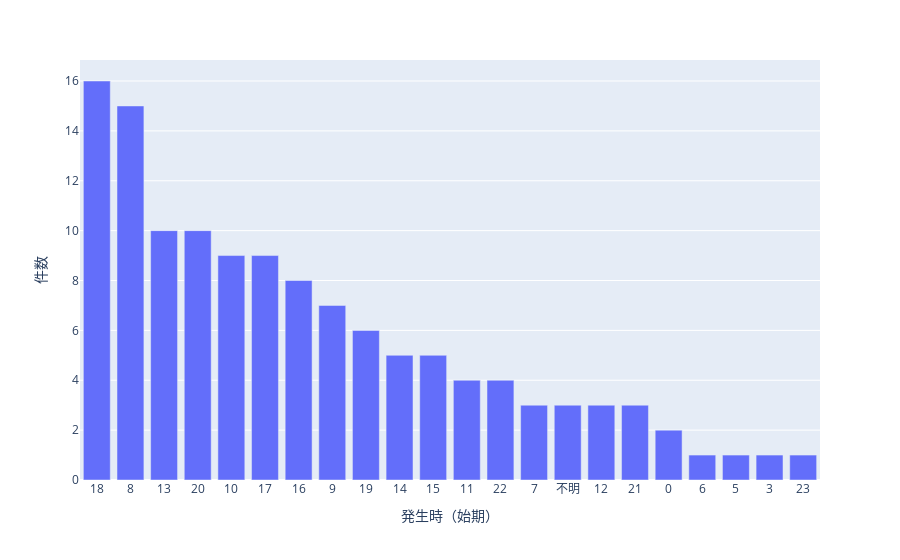

Here is the notebook cell this chart was saved with:
### Markdown cell above
#### データフレームをチャートで表す

### Code cell
fig = px.bar(time,x='発生時（始期）',y='件数')
fig.show()

### Figure 1 — Plotly figure (JSON) as saved in the notebook; plotly's stock layout.template omitted (floating-point values rounded to 4 significant figures)
{"data": [{"alignmentgroup": "True", "hovertemplate": "発生時（始期）=%{x}<br>件数=%{y}<extra></extra>", "legendgroup": "", "marker": {"color": "#636efa", "pattern": {"shape": ""}}, "name": "", "offsetgroup": "", "orientation": "v", "showlegend": false, "textposition": "auto", "type": "bar", "x": ["18", "8", "13", "20", "10", "17", "16", "9", "19", "14", "15", "11", "22", "7", "不明", "12", "21", "0", "6", "5", "3", "23"], "xaxis": "x", "y": [16, 15, 10, 10, 9, 9, 8, 7, 6, 5, 5, 4, 4, 3, 3, 3, 3, 2, 1, 1, 1, 1], "yaxis": "y"}], "layout": {"barmode": "relative", "legend": {"tracegroupgap": 0}, "margin": {"t": 60}, "xaxis": {"anchor": "y", "domain": [0, 1], "title": {"text": "発生時（始期）"}}, "yaxis": {"anchor": "x", "domain": [0, 1], "title": {"text": "件数"}}}}
